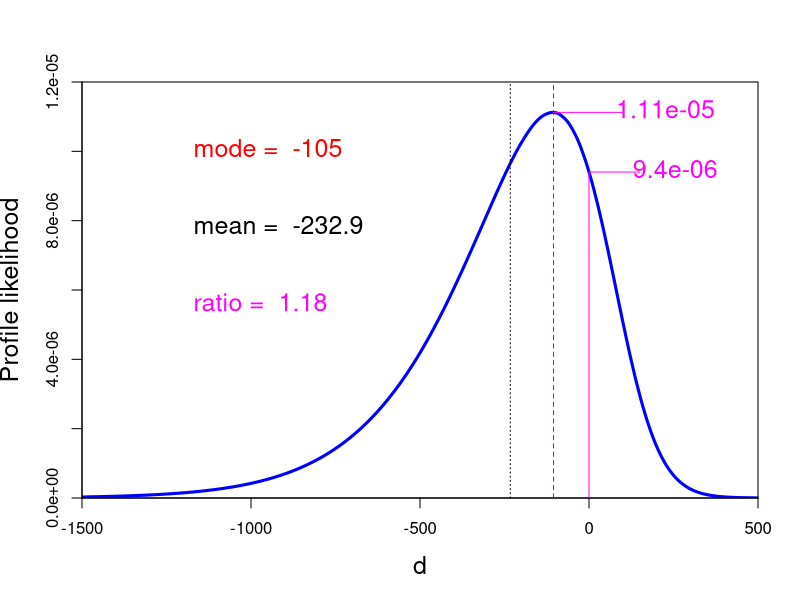

Reproduce this figure in R.
print('file: SolutionG11NegBinoPL.R')
# EXERCISE & SOLUTION : Gerrodette (2011) with neg. bionom. PD
print(' ---------------------------------------------------')
print('Observed abundances and their uncertainties:')
mu97 = 409;    print(c(mu97,'mu97'))
sigma97 = 250; print(c(sigma97,'sigma97'))
mu08 = 179;    print(c(mu08,'mu08'))
sigma08 = 74;  print(c(sigma08,'sigma08'))
print(' ---------------------------------------------------')
print('Calculate parameters s and p for negative binomial PD:')
s97 = mu97^2/(sigma97^2-mu97); p97 = s97/(mu97+s97)
s08 = mu08^2/(sigma08^2-mu08); p08 = s08/(mu08+s08)
print(c(round(s97,4),'s97')); print(c(round(p97,5),'p97'))
print(c(round(s08,4),'s08')); print(c(round(p08,4),'p08'))
print(' ---------------------------------------------------')
print('Calculate likelihood based on negative binomial PD:')
diff = seq(-1500,500,5)
N97  = seq(20,1600,5)
loglikeNB = array(0,c(length(N97),length(diff))) # matrix
for (i in 1:length(N97))  {  for (j in 1:length(diff))  {
  if (N97[i]+diff[j] > 0) # negative binomial defined for positive values only
    loglikeNB[i,j] = dnbinom(N97[i],s97,p97,log=T) + dnbinom(N97[i]+diff[j],s08,p08,log=T)
  else
    loglikeNB[i,j] = -100 # -> exp(-100) is tiny
}  }
likeNB = exp(loglikeNB)
# print(' ---------------------------------------------------')
print('Calculate and plot profile likelihood (negative binomial):')
profdiffNB = apply(likeNB,2,max)            # profile likelihood of difference
modeLikeNB=diff[which.max(profdiffNB)]                 # mode
meanLikeNB=sum(diff*profdiffNB)/sum(profdiffNB)        # mean
rLikeNB = max(profdiffNB)/profdiffNB[which(diff==0)]  # likelihood ratio
print(c(diff[which.max(profdiffNB)],'mode'))
print(c(sum(diff*profdiffNB)/sum(profdiffNB),'mean'))
print(c(max(profdiffNB)/profdiffNB[which(diff==0)],'ratio'))
PLikeNBm = max(profdiffNB)
PLikeNB0 = profdiffNB[which(diff==0)]
sflag = 1
if (sflag == 1) {
  # png('Gerrodette11ExA190724.png',width=16,height=12,units='cm',res=300)
  plot(diff,profdiffNB,type='l',lwd=3,col='blue',xlab='d',ylab='Profile likelihood',
       las=0,cex.lab=1.5,ylim=c(0,1.2e-5),xaxs='i',yaxs='i')
  abline(v=modeLikeNB,col='red',lty=2)
  abline(v=meanLikeNB,col='black',lty=3)
  text(-1200,max(profdiffNB)*0.9,paste('mode = ',as.character(modeLikeNB)),col='red',
       pos=4,cex=1.5)
  text(-1200,max(profdiffNB)*0.7,paste('mean = ',as.character(round(meanLikeNB,1))),
       col='black',pos=4,cex=1.5)
  text(-1200,max(profdiffNB)*0.5,paste('ratio = ',as.character(round(rLikeNB,2))),
       col='magenta',pos=4,cex=1.5)
  text(50,max(profdiffNB)*1,paste(as.character(round(max(profdiffNB),7))),
       col='magenta',pos=4,cex=1.5)
  text(100,PLikeNB0,paste(as.character(round(PLikeNB0,7))),col='magenta',pos=4,cex=1.5)
  xp1 = c(0,0,150); yp1 = c(0,PLikeNB0,PLikeNB0)
  xp2 = c(modeLikeNB,100); yp2 = c(PLikeNBm,PLikeNBm)
  lines(xp1,yp1,col='magenta')
  lines(xp2,yp2,col='magenta')
  # dev.off()
}
